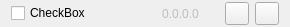
<?xml version="1.0" encoding="UTF-8"?>
<ui version="4.0">
 <class>PluginListItemWidget</class>
 <widget class="QWidget" name="PluginListItemWidget">
  <property name="geometry">
   <rect>
    <x>0</x>
    <y>0</y>
    <width>290</width>
    <height>26</height>
   </rect>
  </property>
  <layout class="QHBoxLayout" name="horizontalLayout" stretch="1,0,0,0,0,0">
   <property name="topMargin">
    <number>2</number>
   </property>
   <property name="bottomMargin">
    <number>2</number>
   </property>
   <item>
    <widget class="QCheckBox" name="name_check_box">
     <property name="text">
      <string notr="true">CheckBox</string>
     </property>
    </widget>
   </item>
   <item>
    <spacer name="horizontalSpacer_2">
     <property name="orientation">
      <enum>Qt::Orientation::Horizontal</enum>
     </property>
     <property name="sizeHint" stdset="0">
      <size>
       <width>10</width>
       <height>20</height>
      </size>
     </property>
    </spacer>
   </item>
   <item>
    <widget class="QLabel" name="version_label">
     <property name="enabled">
      <bool>false</bool>
     </property>
     <property name="text">
      <string notr="true">0.0.0.0</string>
     </property>
     <property name="alignment">
      <set>Qt::AlignmentFlag::AlignCenter</set>
     </property>
    </widget>
   </item>
   <item>
    <spacer name="horizontalSpacer">
     <property name="orientation">
      <enum>Qt::Orientation::Horizontal</enum>
     </property>
     <property name="sizeHint" stdset="0">
      <size>
       <width>20</width>
       <height>20</height>
      </size>
     </property>
    </spacer>
   </item>
   <item>
    <widget class="QToolButton" name="config_btn"/>
   </item>
   <item>
    <widget class="QToolButton" name="info_btn"/>
   </item>
  </layout>
 </widget>
 <resources/>
 <connections/>
</ui>
